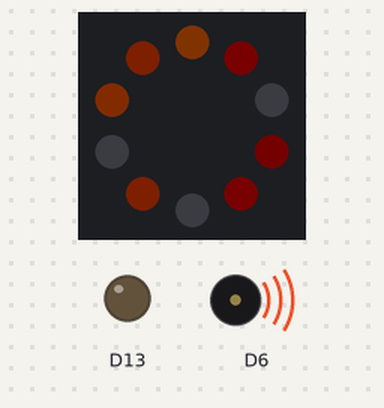
The sketch below on a simulated Adafruit Circuit Playground Express. Parts: 10 RGB LEDs in a ring, first at the top, clockwise, output pins drawn as LEDs (lit = HIGH), buzzer (waves = sounding). Dim RGB values are drawn brighter than linear; random numbers use the default seed unless the sketch sets one.

Above: at 0.1 s.
At 28.3 s:
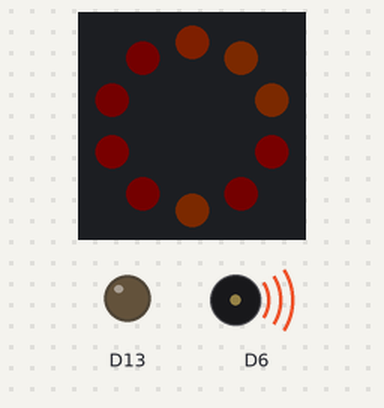
At 53.9 s:
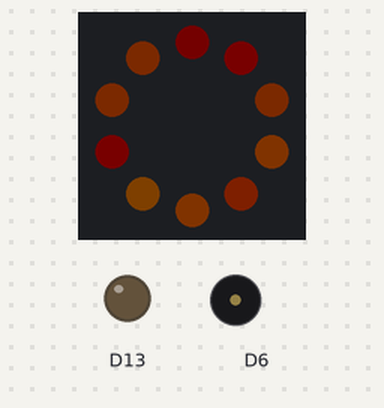
At 110.4 s:
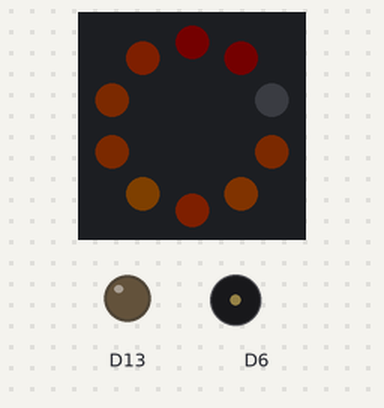
Timing chart, 0 to 130.0 s (numbered marks = the images above):
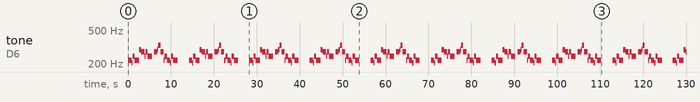

The sketch:

Farol.ino
```cpp
// (licence header left out)
#include "NeoFire.h"

NeoFire ring;  // Objeto para manejar la simulación

void setup() {
  ring.begin();
}  //setup

void loop() {
  ring.draw();

  if (CircuitPlayground.readCap(3) > 10) {
    ring.playSong();
  }
}  // loop
```

NeoFire.cpp
```cpp
// (licence header left out)
#include "NeoFire.h"

NeoFire::NeoFire() {
}

void NeoFire::begin(){
  CircuitPlayground.begin();
  this->clear();
}  // begin

void NeoFire::clear(){
  CircuitPlayground.clearPixels();
  for (int i = 0 ; i < COUNT ; i++) {
    colors[i] = OFFCOLOR;
  }
}  // clear

void NeoFire::draw(){
  this->clear();

  for (int i = 0 ; i < COUNT ; i++){
    addColor(i, FIRECOLOR);
    int r = random(80);
    uint32_t diff_color = color(r, r/2, r/2);
    subColor(i, diff_color);
  }
  delay(random(50,150));
}  // draw

void NeoFire::addColor(
  uint8_t  position,
  uint32_t color  // GRB
){
  uint32_t blended_color = blend(colors[position], color);
  setColor(position, blended_color);
}  // addColor

void NeoFire::subColor(
  uint8_t position,
  uint32_t color
){
  uint32_t blended_color = substract(colors[position], color);
  setColor(position, blended_color);
}  // subColor

uint32_t NeoFire::blend(
  uint32_t color1,
  uint32_t color2
) {
  uint8_t rc1, gc1, bc1;
  uint8_t rc2, gc2, bc2;
  uint8_t rc , gc , bc ;

  rc1 = (uint8_t)(color1 >> 16),
  gc1 = (uint8_t)(color1 >>  8),
  bc1 = (uint8_t)(color1 >>  0);

  rc2 = (uint8_t)(color2 >> 16),
  gc2 = (uint8_t)(color2 >>  8),
  bc2 = (uint8_t)(color2 >>  0);

  rc = constrain(rc1 + rc2, 0, 255);
  gc = constrain(gc1 + gc2, 0, 255);
  bc = constrain(bc1 + bc2, 0, 255);

  return color(rc, gc, bc);
}  // blend

void NeoFire::setColor(
  uint8_t position,
  uint32_t color  // GRB
) {
  CircuitPlayground.setPixelColor(position, color);
  colors[position] = color;
}  // setColor

uint32_t NeoFire::substract(
  uint32_t color1,
  uint32_t color2
) {
  uint8_t rc1, gc1, bc1;  // Colores RGB del color1
  uint8_t rc2, gc2, bc2;  // Colores RGB del color1
  int16_t rc , gc , bc;   // Colores RGB del resultado

  rc1 = (uint8_t)(color1 >> 16),
  gc1 = (uint8_t)(color1 >>  8),
  bc1 = (uint8_t)(color1 >>  0);

  rc2 = (uint8_t)(color2 >> 16),
  gc2 = (uint8_t)(color2 >>  8),
  bc2 = (uint8_t)(color2 >>  0);

  rc = (int16_t)rc1 - (int16_t)rc2;
  gc = (int16_t)gc1 - (int16_t)gc2;
  bc = (int16_t)bc1 - (int16_t)bc2;

  if (rc < 0) rc = 0;
  if (gc < 0) gc = 0;
  if (bc < 0) bc = 0;

  return color(rc, gc, bc);
}  // substract

uint32_t NeoFire::color(
  uint8_t rc,
  uint8_t gc,
  uint8_t bc
) {
  return ((uint32_t)rc << 16) | ((uint32_t)gc <<  8) | bc;
}  // color

void NeoFire::playSong(){
  for (int i = 0 ; i < MUSICLEN ; i++) {
    CircuitPlayground.playTone(
      music[i][0],
      music[i][1]/factor
    );
  }
}  // playSong
```

NeoFire.h
```cpp
// (licence header left out)
#include <Adafruit_CircuitPlayground.h>
#include <Arduino.h>
#include "Notes.h"
#ifndef NEOFIRE_H
#define NEOFIRE_H
class NeoFire {
  #define COUNT 10    // Cantidad de leds

  public:
    // ---- Constructor
    NeoFire();

    // ---- Variables públicas
    uint8_t  factor = 2;

    // ---- Métodos Públicos
    void begin();
    void draw();
    void clear();
    void addColor(uint8_t position, uint32_t color);
    void subColor(uint8_t position, uint32_t color);
    void setColor(uint8_t position, uint32_t color);
    uint32_t blend(uint32_t color1, uint32_t color);
    uint32_t substract(uint32_t color1, uint32_t color2);
    uint32_t color(uint8_t r, uint8_t g, uint8_t b);
    void playSong();

  private:
    // ---- Constantes privadas
    const static uint32_t FIRECOLOR = 0x502300;
    const static uint8_t  OFFCOLOR  = 0x000000;
    const static uint8_t  MUSICLEN  = 22;  // Cantidad de notas de la música

    // ---- Variables privadas
    uint32_t colors[COUNT];

    int music[MUSICLEN][2] = {
      {a3 , 1500}, {gS3, 500 }, {b3 , 1000}, {a3 , 1500},
      {a3 , 500 }, {d4 , 1000}, {cS4, 1500}, {b3 , 500},
      {cS4, 1000}, {b3 , 2000}, {0  , 1000}, {cS4, 1500},
      {d4 , 500 }, {e4 , 1000}, {cS4, 1500}, {a3 , 500},
      {b3 , 1000}, {a3 , 1500}, {gS3, 500 }, {b3 , 1000},
      {a3 , 2000}, {0  , 5000}
    };

    // ---- Métodos privados
};
#endif
```

Notes.h
```cpp
#define c3  131
#define cS3 139
#define d3  147
#define dS3 156
#define e3  165
#define f3  175
#define fS3 185
#define g3  196
#define gS3 208
#define a3  220
#define aS3 233
#define b3  247
#define c4  262
#define cS4 277
#define d4  294
#define dS4 311
#define e4  330
#define f4  349
#define fS4 370
#define g4  392
#define gS4 415
#define a4  440
#define aS4 466
#define b4  494
#define c5  523
#define cS5 554
#define d5  587
#define dS5 622
#define e5  659
#define f5  698
#define fS5 740
#define g5  784
#define gS5 831
#define a5  880
#define aS5 932
#define b5  988
```

Measured:
- by itself, tone on D6: plays 220 Hz for 0.75 s, 208 Hz for 0.25 s, 247 Hz for 0.50 s, 220 Hz for 1.0 s, 294 Hz for 0.50 s, 277 Hz for 0.75 s … (177 notes in this stretch)
